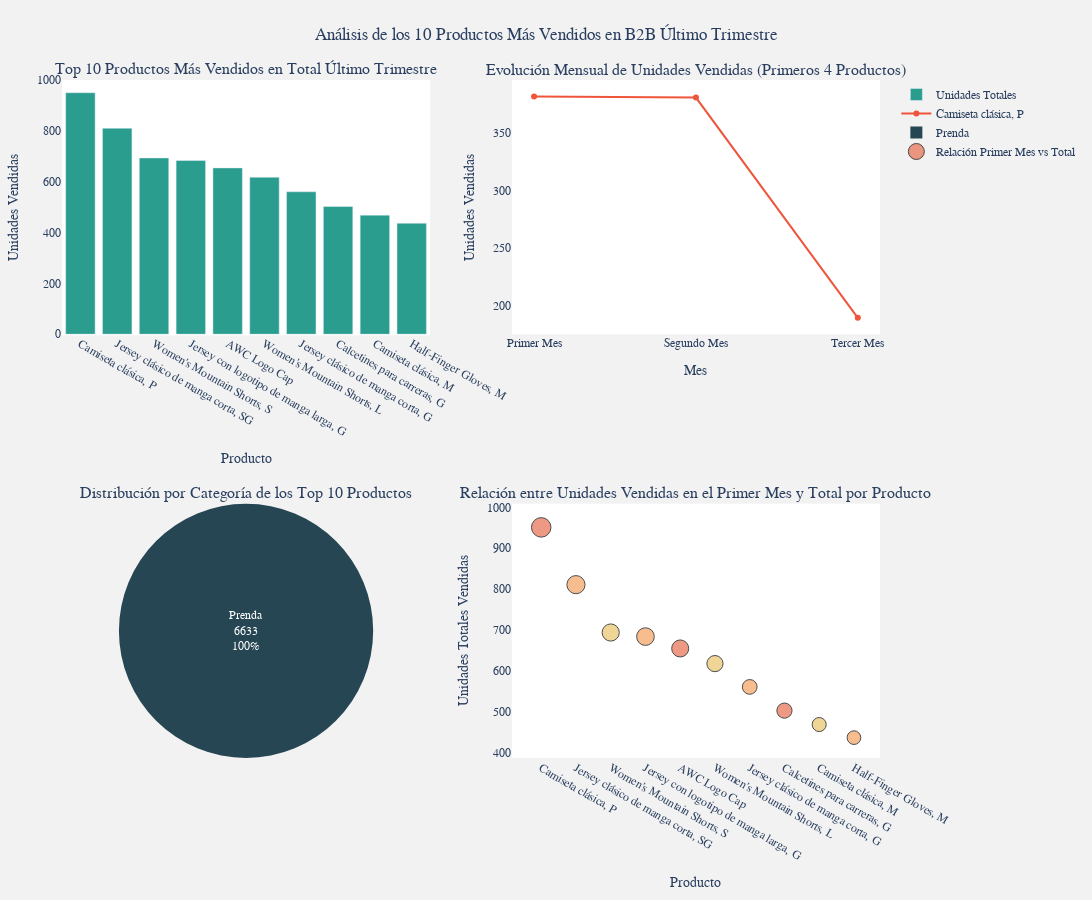

The cell this chart's notebook holds for it:
### Code cell
create_dashboard_from_json(result['graphics_json'])

### Figure 1 — Plotly figure (JSON) as saved in the notebook; plotly's stock layout.template omitted (floating-point values rounded to 4 significant figures)
{"data": [{"marker": {"color": "#2a9d8f"}, "name": "Unidades Totales", "type": "bar", "x": ["Camiseta clásica, P", "Jersey clásico de manga corta, SG", "Women's Mountain Shorts, S", "Jersey con logotipo de manga larga, G", "AWC Logo Cap", "Women's Mountain Shorts, L", "Jersey clásico de manga corta, G", "Calcetines para carreras, G", "Camiseta clásica, M", "Half-Finger Gloves, M"], "xaxis": "x", "y": [951, 811, 694, 684, 655, 618, 561, 503, 469, 437], "yaxis": "y"}, {"mode": "lines+markers", "name": "Camiseta clásica, P", "type": "scatter", "x": ["Primer Mes", "Segundo Mes", "Tercer Mes"], "xaxis": "x2", "y": [381, 380, 190], "yaxis": "y2"}, {"domain": {"x": [0, 0.45], "y": [0, 0.375]}, "insidetextorientation": "radial", "labels": ["Prenda"], "marker": {"colors": ["#264653"]}, "name": "Categoría", "textinfo": "label+value+percent", "type": "pie", "values": [6633]}, {"marker": {"color": ["#e76f51", "#f4a261", "#e9c46a", "#f4a261", "#e76f51", "#e9c46a", "#f4a261", "#e76f51", "#e9c46a", "#f4a261"], "line": {"color": "black", "width": 1}, "opacity": 0.7, "size": [381, 329, 295, 312, 291, 262, 217, 231, 197, 187], "sizemode": "area", "sizeref": 2}, "mode": "markers", "name": "Relación Primer Mes vs Total", "text": ["Camisa", "Jersey SG", "Shorts S", "Jersey G", "Gorra", "Shorts L", "Jersey G", "Calcetines G", "Camisa M", "Guantes M"], "type": "scatter", "x": ["Camiseta clásica, P", "Jersey clásico de manga corta, SG", "Women's Mountain Shorts, S", "Jersey con logotipo de manga larga, G", "AWC Logo Cap", "Women's Mountain Shorts, L", "Jersey clásico de manga corta, G", "Calcetines para carreras, G", "Camiseta clásica, M", "Half-Finger Gloves, M"], "xaxis": "x3", "y": [951, 811, 694, 684, 655, 618, 561, 503, 469, 437], "yaxis": "y3"}], "layout": {"annotations": [{"font": {"size": 16}, "showarrow": false, "text": "Top 10 Productos Más Vendidos en Total Último Trimestre", "x": 0.225, "xanchor": "center", "xref": "paper", "y": 1, "yanchor": "bottom", "yref": "paper"}, {"font": {"size": 16}, "showarrow": false, "text": "Evolución Mensual de Unidades Vendidas (Primeros 4 Productos)", "x": 0.775, "xanchor": "center", "xref": "paper", "y": 1, "yanchor": "bottom", "yref": "paper"}, {"font": {"size": 16}, "showarrow": false, "text": "Distribución por Categoría de los Top 10 Productos", "x": 0.225, "xanchor": "center", "xref": "paper", "y": 0.375, "yanchor": "bottom", "yref": "paper"}, {"font": {"size": 16}, "showarrow": false, "text": "Relación entre Unidades Vendidas en el Primer Mes y Total por Producto", "x": 0.775, "xanchor": "center", "xref": "paper", "y": 0.375, "yanchor": "bottom", "yref": "paper"}], "autosize": true, "font": {"family": "Arial, sans-serif", "size": 12}, "height": 900, "margin": {"b": 50, "l": 50, "r": 50, "t": 80}, "paper_bgcolor": "#f2f2f2", "plot_bgcolor": "#ffffff", "title": {"text": "Análisis de los 10 Productos Más Vendidos en B2B Último Trimestre", "x": 0.5}, "width": 1600, "xaxis": {"anchor": "y", "domain": [0, 0.45], "title": {"text": "Producto"}}, "xaxis2": {"anchor": "y2", "domain": [0.55, 1], "title": {"text": "Mes"}}, "xaxis3": {"anchor": "y3", "domain": [0.55, 1], "title": {"text": "Producto"}}, "yaxis": {"anchor": "x", "domain": [0.625, 1], "title": {"text": "Unidades Vendidas"}}, "yaxis2": {"anchor": "x2", "domain": [0.625, 1], "title": {"text": "Unidades Vendidas"}}, "yaxis3": {"anchor": "x3", "domain": [0, 0.375], "title": {"text": "Unidades Totales Vendidas"}}}}
